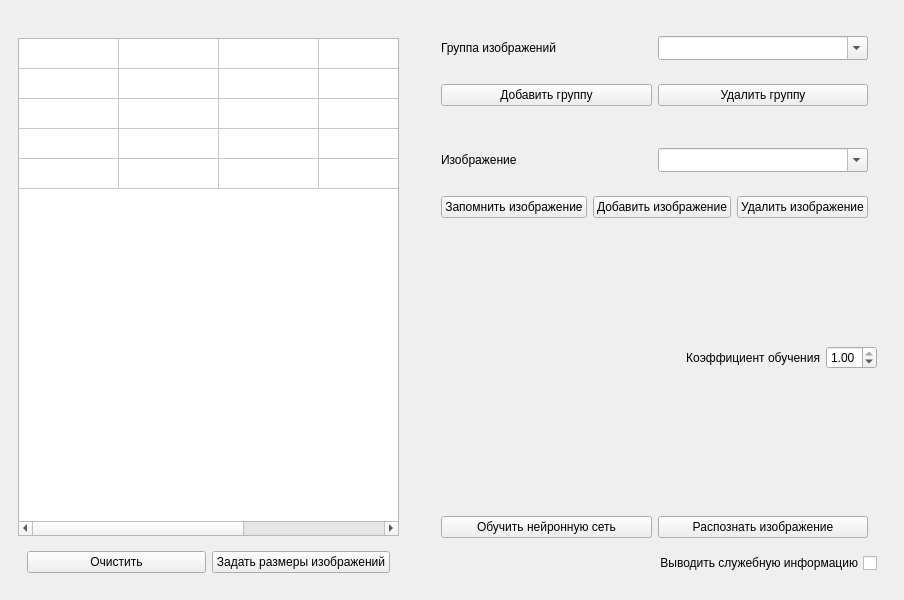
<?xml version="1.0" encoding="UTF-8"?>
<ui version="4.0">
 <class>MainWindow</class>
 <widget class="QMainWindow" name="MainWindow">
  <property name="geometry">
   <rect>
    <x>0</x>
    <y>0</y>
    <width>904</width>
    <height>600</height>
   </rect>
  </property>
  <property name="windowTitle">
   <string>Бойчук Илья. Нейронные сети. Лаб 3.</string>
  </property>
  <widget class="QWidget" name="centralwidget">
   <layout class="QHBoxLayout" name="horizontalLayout_6">
    <item>
     <widget class="QWidget" name="widget_9" native="true">
      <layout class="QVBoxLayout" name="verticalLayout_4">
       <item>
        <widget class="QLabel" name="imageInfo">
         <property name="text">
          <string/>
         </property>
        </widget>
       </item>
       <item>
        <widget class="QTableWidget" name="table">
         <property name="verticalScrollBarPolicy">
          <enum>Qt::ScrollBarAsNeeded</enum>
         </property>
         <property name="horizontalScrollBarPolicy">
          <enum>Qt::ScrollBarAsNeeded</enum>
         </property>
         <property name="sizeAdjustPolicy">
          <enum>QAbstractScrollArea::AdjustIgnored</enum>
         </property>
         <property name="editTriggers">
          <set>QAbstractItemView::AnyKeyPressed|QAbstractItemView::EditKeyPressed|QAbstractItemView::SelectedClicked</set>
         </property>
         <property name="selectionMode">
          <enum>QAbstractItemView::SingleSelection</enum>
         </property>
         <property name="verticalScrollMode">
          <enum>QAbstractItemView::ScrollPerItem</enum>
         </property>
         <property name="rowCount">
          <number>5</number>
         </property>
         <property name="columnCount">
          <number>5</number>
         </property>
         <attribute name="horizontalHeaderVisible">
          <bool>false</bool>
         </attribute>
         <attribute name="horizontalHeaderCascadingSectionResizes">
          <bool>false</bool>
         </attribute>
         <attribute name="horizontalHeaderStretchLastSection">
          <bool>false</bool>
         </attribute>
         <attribute name="verticalHeaderVisible">
          <bool>false</bool>
         </attribute>
         <attribute name="verticalHeaderStretchLastSection">
          <bool>false</bool>
         </attribute>
         <row/>
         <row/>
         <row/>
         <row/>
         <row/>
         <column/>
         <column/>
         <column/>
         <column/>
         <column/>
        </widget>
       </item>
       <item>
        <widget class="QWidget" name="widget_10" native="true">
         <layout class="QHBoxLayout" name="horizontalLayout_7">
          <item>
           <widget class="QPushButton" name="clear">
            <property name="text">
             <string>Очистить</string>
            </property>
           </widget>
          </item>
          <item>
           <widget class="QPushButton" name="setImageSize">
            <property name="text">
             <string>Задать размеры изображений</string>
            </property>
           </widget>
          </item>
         </layout>
        </widget>
       </item>
      </layout>
     </widget>
    </item>
    <item>
     <widget class="QWidget" name="widget_7" native="true">
      <layout class="QVBoxLayout" name="verticalLayout_3">
       <item>
        <widget class="QWidget" name="widget_6" native="true">
         <layout class="QVBoxLayout" name="verticalLayout_2">
          <item>
           <widget class="QWidget" name="widget_2" native="true">
            <layout class="QHBoxLayout" name="horizontalLayout">
             <item>
              <widget class="QLabel" name="label">
               <property name="text">
                <string>Группа изображений</string>
               </property>
              </widget>
             </item>
             <item>
              <widget class="QComboBox" name="imageGroup">
               <property name="editable">
                <bool>true</bool>
               </property>
               <property name="insertPolicy">
                <enum>QComboBox::InsertAtCurrent</enum>
               </property>
               <property name="sizeAdjustPolicy">
                <enum>QComboBox::AdjustToMinimumContentsLengthWithIcon</enum>
               </property>
              </widget>
             </item>
            </layout>
           </widget>
          </item>
          <item>
           <widget class="QWidget" name="widget_4" native="true">
            <layout class="QHBoxLayout" name="horizontalLayout_4">
             <item>
              <widget class="QPushButton" name="addGroup">
               <property name="text">
                <string>Добавить группу</string>
               </property>
              </widget>
             </item>
             <item>
              <widget class="QPushButton" name="removeGroup">
               <property name="text">
                <string>Удалить группу</string>
               </property>
              </widget>
             </item>
            </layout>
           </widget>
          </item>
         </layout>
        </widget>
       </item>
       <item>
        <widget class="QWidget" name="widget_3" native="true">
         <layout class="QVBoxLayout" name="verticalLayout">
          <item>
           <widget class="QWidget" name="widget_5" native="true">
            <layout class="QHBoxLayout" name="horizontalLayout_3">
             <item>
              <widget class="QLabel" name="label_5">
               <property name="sizePolicy">
                <sizepolicy hsizetype="Preferred" vsizetype="Preferred">
                 <horstretch>0</horstretch>
                 <verstretch>0</verstretch>
                </sizepolicy>
               </property>
               <property name="text">
                <string>Изображение</string>
               </property>
              </widget>
             </item>
             <item>
              <widget class="QComboBox" name="image">
               <property name="editable">
                <bool>true</bool>
               </property>
               <property name="insertPolicy">
                <enum>QComboBox::InsertAtCurrent</enum>
               </property>
               <property name="sizeAdjustPolicy">
                <enum>QComboBox::AdjustToMinimumContentsLengthWithIcon</enum>
               </property>
              </widget>
             </item>
            </layout>
           </widget>
          </item>
          <item>
           <widget class="QWidget" name="widget" native="true">
            <layout class="QHBoxLayout" name="horizontalLayout_2">
             <item>
              <widget class="QPushButton" name="saveImage">
               <property name="text">
                <string>Запомнить изображение</string>
               </property>
              </widget>
             </item>
             <item>
              <widget class="QPushButton" name="addImage">
               <property name="text">
                <string>Добавить изображение</string>
               </property>
              </widget>
             </item>
             <item>
              <widget class="QPushButton" name="removeImage">
               <property name="text">
                <string>Удалить изображение</string>
               </property>
              </widget>
             </item>
            </layout>
           </widget>
          </item>
         </layout>
        </widget>
       </item>
       <item>
        <spacer name="verticalSpacer_2">
         <property name="orientation">
          <enum>Qt::Vertical</enum>
         </property>
         <property name="sizeHint" stdset="0">
          <size>
           <width>20</width>
           <height>40</height>
          </size>
         </property>
        </spacer>
       </item>
       <item>
        <widget class="QWidget" name="widget_13" native="true">
         <layout class="QHBoxLayout" name="horizontalLayout_9">
          <item>
           <widget class="QLabel" name="label_2">
            <property name="text">
             <string>Коэффициент обучения</string>
            </property>
            <property name="alignment">
             <set>Qt::AlignRight|Qt::AlignTrailing|Qt::AlignVCenter</set>
            </property>
           </widget>
          </item>
          <item>
           <widget class="QDoubleSpinBox" name="learningFactor">
            <property name="sizePolicy">
             <sizepolicy hsizetype="Maximum" vsizetype="Fixed">
              <horstretch>0</horstretch>
              <verstretch>0</verstretch>
             </sizepolicy>
            </property>
            <property name="minimum">
             <double>0.010000000000000</double>
            </property>
            <property name="maximum">
             <double>1.000000000000000</double>
            </property>
            <property name="singleStep">
             <double>0.100000000000000</double>
            </property>
            <property name="value">
             <double>1.000000000000000</double>
            </property>
           </widget>
          </item>
         </layout>
        </widget>
       </item>
       <item>
        <widget class="QLabel" name="result">
         <property name="text">
          <string/>
         </property>
        </widget>
       </item>
       <item>
        <spacer name="verticalSpacer">
         <property name="orientation">
          <enum>Qt::Vertical</enum>
         </property>
         <property name="sizeHint" stdset="0">
          <size>
           <width>20</width>
           <height>40</height>
          </size>
         </property>
        </spacer>
       </item>
       <item>
        <widget class="QWidget" name="widget_12" native="true">
         <layout class="QVBoxLayout" name="verticalLayout_6">
          <item>
           <widget class="QWidget" name="widget_8" native="true">
            <layout class="QHBoxLayout" name="horizontalLayout_5">
             <property name="leftMargin">
              <number>9</number>
             </property>
             <property name="rightMargin">
              <number>9</number>
             </property>
             <item>
              <widget class="QPushButton" name="learning">
               <property name="text">
                <string>Обучить нейронную сеть</string>
               </property>
              </widget>
             </item>
             <item>
              <widget class="QPushButton" name="recognizeImage">
               <property name="text">
                <string>Распознать изображение</string>
               </property>
              </widget>
             </item>
            </layout>
           </widget>
          </item>
          <item>
           <widget class="QCheckBox" name="checkBox">
            <property name="layoutDirection">
             <enum>Qt::RightToLeft</enum>
            </property>
            <property name="text">
             <string>Выводить служебную информацию</string>
            </property>
           </widget>
          </item>
         </layout>
        </widget>
       </item>
      </layout>
     </widget>
    </item>
   </layout>
  </widget>
 </widget>
 <resources/>
 <connections/>
</ui>
